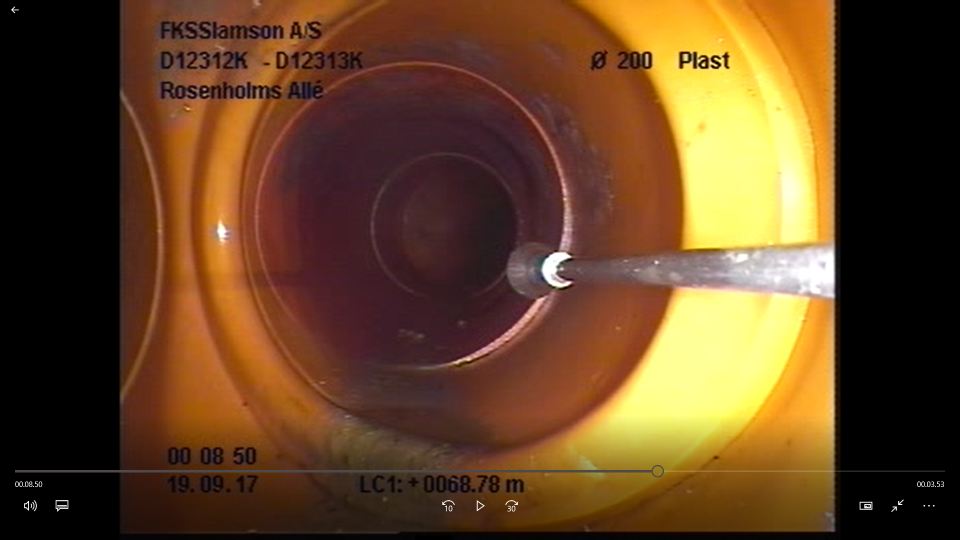
#> input picture materials/GR-type_0_1.jpg, 1920 x 1080 px (shown at 1/2 size); its folder holds only this picture in this run
$ python -i sewer_image_process.py   (imports and definitions only)
#> lines starting #> are read from the running program, lines starting #| are printed output that depends on the picture; after the words box and inside, x2 and y2 are one past the last pixel; in counts of white or black regions, pixels touching at a corner belong together
import cv2
import numpy as np
from Functions import imgproc_func as imf


def add_adaptive_frame(frame_depth):
    # Generate area of interest from pipe depth data, by finding the end of the pipe
    aoi_end = cv2.inRange(frame_depth, int(np.max(frame_depth) - 100), int(np.max(frame_depth)))
    # Then the front of the pipe is extracted
    aoi_pipe = cv2.inRange(frame_depth, 600, int(np.max(frame_depth) - 100))
    cnt, hir = cv2.findContours(aoi_pipe, cv2.RETR_EXTERNAL, cv2.CHAIN_APPROX_SIMPLE)
    # Make a mask out of both
    pipe_mask = np.zeros_like(frame_depth).astype('uint8')
    pipe_mask = cv2.fillPoly(pipe_mask, cnt, 255)
    bg_mask = cv2.subtract(pipe_mask, aoi_end)
    bg_mask = cv2.dilate(bg_mask, cv2.getStructuringElement(cv2.MORPH_ELLIPSE, (41, 41)))
    # use the mask to generate an area of interest in the depth data
    fg_d_frame = cv2.bitwise_and(frame_depth, frame_depth, mask=bg_mask)
    return fg_d_frame


def get_binary(bgr_frame, depth_mask, display_result=False):
    # These are all the upper and lower bounds for the thresholding
    base_up = [255, 255, 255]
    base_low = [70, 37, 30]

    blue_up = [124, 140, 150]
    blue_low = [84, 37, 61]

    scr_up = [129, 103, 59]
    scr_low = [70, 21, 32]

    # Begin treating the image in the same way you would detect flaws
    blur = cv2.GaussianBlur(bgr_frame, (13, 13), cv2.BORDER_DEFAULT)

    frame_hsi = cv2.cvtColor(blur, cv2.COLOR_BGR2HLS)   # Color space conversion

    # Thresholding
    mask1 = cv2.inRange(frame_hsi, np.asarray(base_low), np.asarray(base_up))  # Threshold around highlights
    mask2 = cv2.inRange(frame_hsi, np.asarray(blue_low), np.asarray(blue_up))  # Remove blue, due to the piece of cloth
    mask3 = cv2.inRange(frame_hsi, np.asarray(scr_low), np.asarray(scr_up))  # Remove blue, due to scratches

    hsi_thresh = cv2.add(mask1, depth_mask)
    hsi_thresh = cv2.subtract(hsi_thresh, mask2)
    hsi_thresh = cv2.subtract(hsi_thresh, mask3)

    binary = imf.open_img(hsi_thresh, 5, 5)  # By opening we remove noise and the edges that are of no interest

    if display_result:
        imf.resize_image(binary, 'Binary image', 0.5)
    return binary

>>> import cv2
>>> picture = cv2.imread('../materials/GR-type_0_1.jpg', cv2.IMREAD_GRAYSCALE)
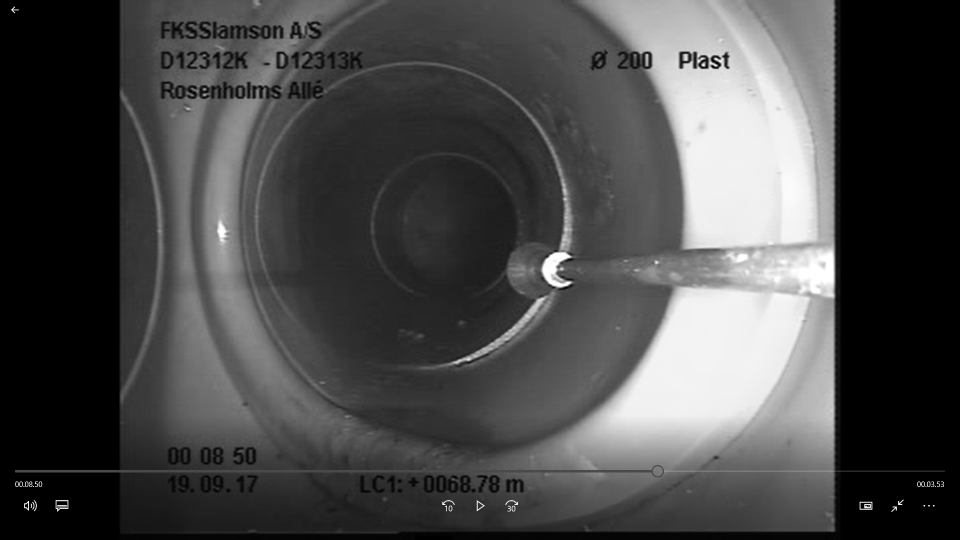
#> picture: shape (1080, 1920) (shown at 1/2 size); min 0, max 255, mean 73.2
>>> result = add_adaptive_frame(picture)
#> in add_adaptive_frame, `aoi_end = cv2.inRange(frame_depth, int(np.max(frame_depth) - 100), int..`:
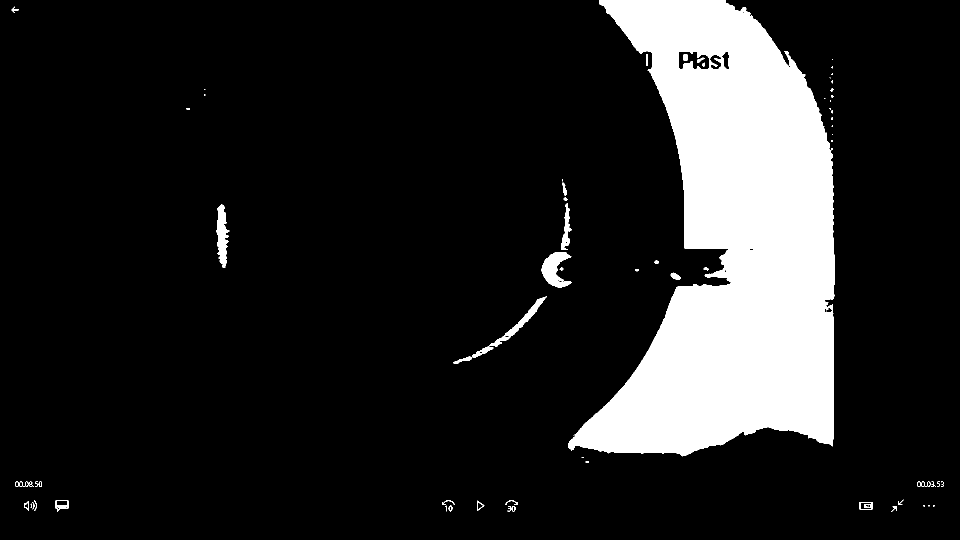
#> aoi_end: shape (1080, 1920) (shown at 1/2 size); 14.4% white; 80 white regions (30 under 20 px), largest, box (x1, y1, x2, y2) and area: (1137, 0, 1669, 913) 288541, (1083, 504, 1143, 575) 2296, (433, 409, 459, 536) 1911
#> in add_adaptive_frame, `aoi_pipe = cv2.inRange(frame_depth, 600, int(np.max(frame_depth) - 100))`: aoi_pipe: shape (1080, 1920); every value is 0
#> in add_adaptive_frame, `cnt, hir = cv2.findContours(aoi_pipe, cv2.RETR_EXTERNAL, cv2.CHAIN_APP..`: cnt = []; hir = None

$ run again, on materials/GR-type_0_2.jpg
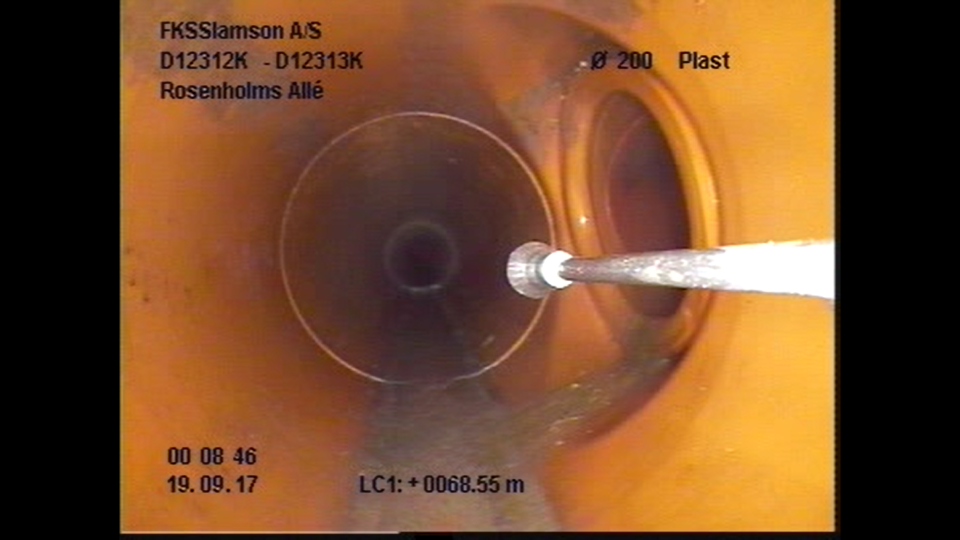
#> input picture materials/GR-type_0_2.jpg, 1920 x 1080 px (shown at 1/2 size)
#> `picture = cv2.imread('../materials/GR-type_0_1.jpg', cv2.IMREAD_GRAYSC..`:
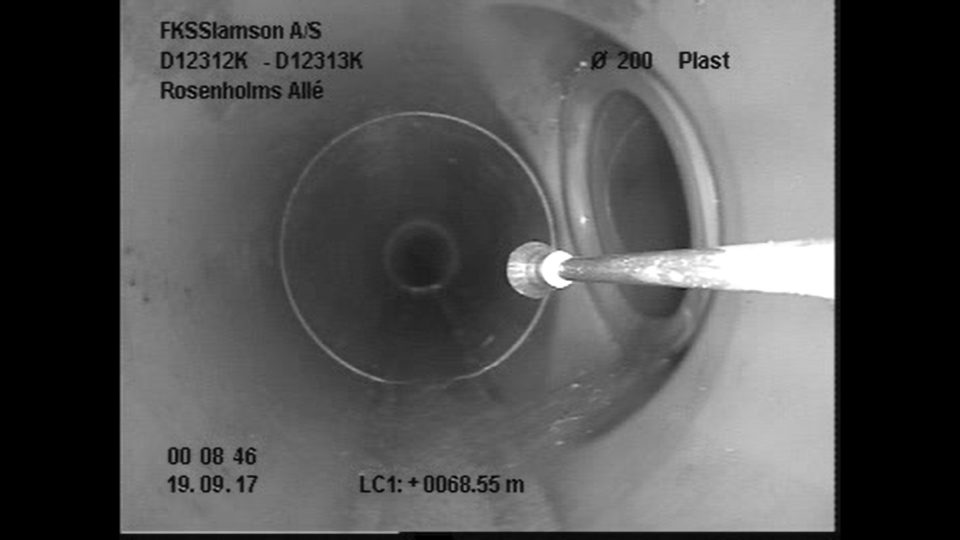
#> picture: shape (1080, 1920) (shown at 1/2 size); min 0, max 255, mean 84.1
#> in add_adaptive_frame, `aoi_end = cv2.inRange(frame_depth, int(np.max(frame_depth) - 100), int..`:
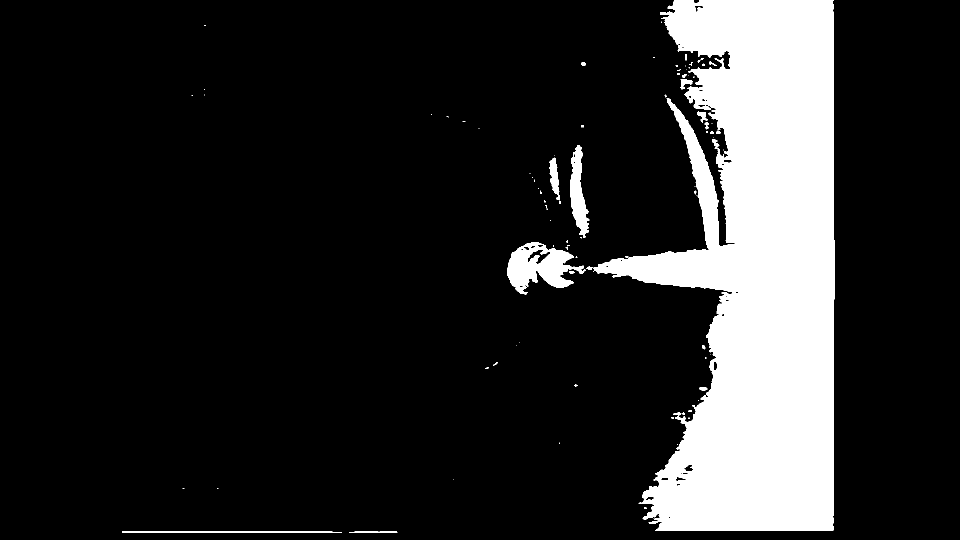
#> aoi_end: shape (1080, 1920) (shown at 1/2 size); 15.5% white; 92 white regions (65 under 20 px), largest, box (x1, y1, x2, y2) and area: (1186, 0, 1669, 1062) 305640, (1015, 485, 1172, 589) 8300, (1140, 290, 1179, 476) 3702
#> aoi_pipe: shape (1080, 1920); every value is 0
#> cnt = []; hir = None

$ run again, on materials/GR-type_0_4.jpg
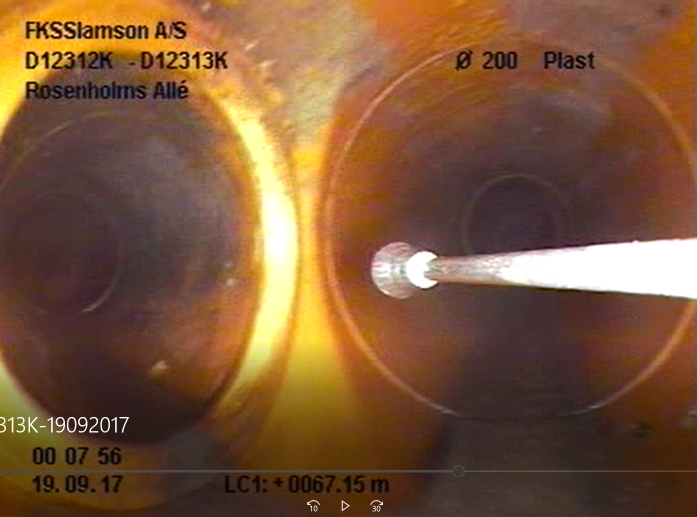
#> input picture materials/GR-type_0_4.jpg, 1393 x 1033 px (shown at 1/2 size)
#> `picture = cv2.imread('../materials/GR-type_0_1.jpg', cv2.IMREAD_GRAYSC..`:
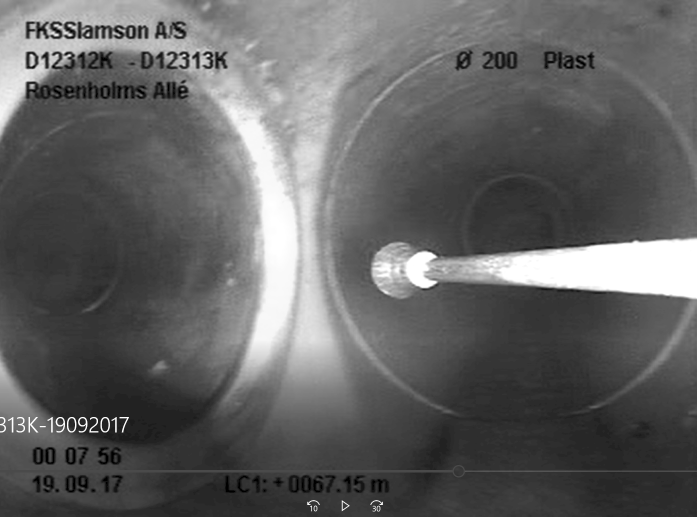
#> picture: shape (1033, 1393) (shown at 1/2 size); min 0, max 255, mean 97.9
#> in add_adaptive_frame, `aoi_end = cv2.inRange(frame_depth, int(np.max(frame_depth) - 100), int..`:
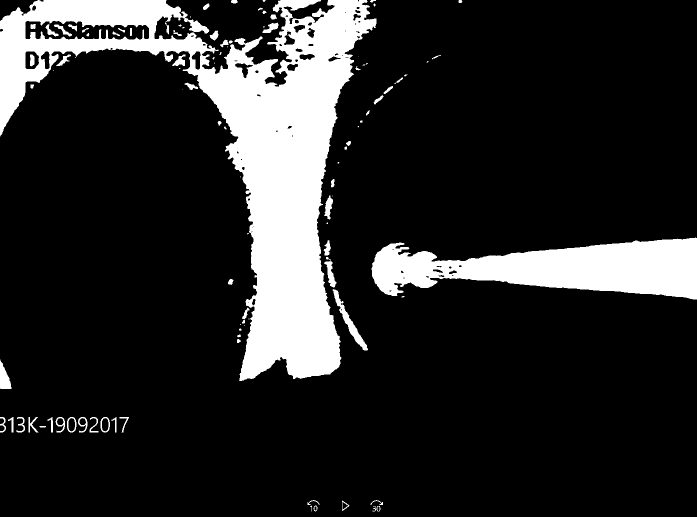
#> aoi_end: shape (1033, 1393) (shown at 1/2 size); 15.9% white; 103 white regions (34 under 20 px), largest, box (x1, y1, x2, y2) and area: (0, 0, 753, 762) 168280, (743, 475, 1393, 599) 49768, (665, 578, 736, 701) 1562
#> aoi_pipe: shape (1033, 1393); every value is 0
#> cnt = []; hir = None
